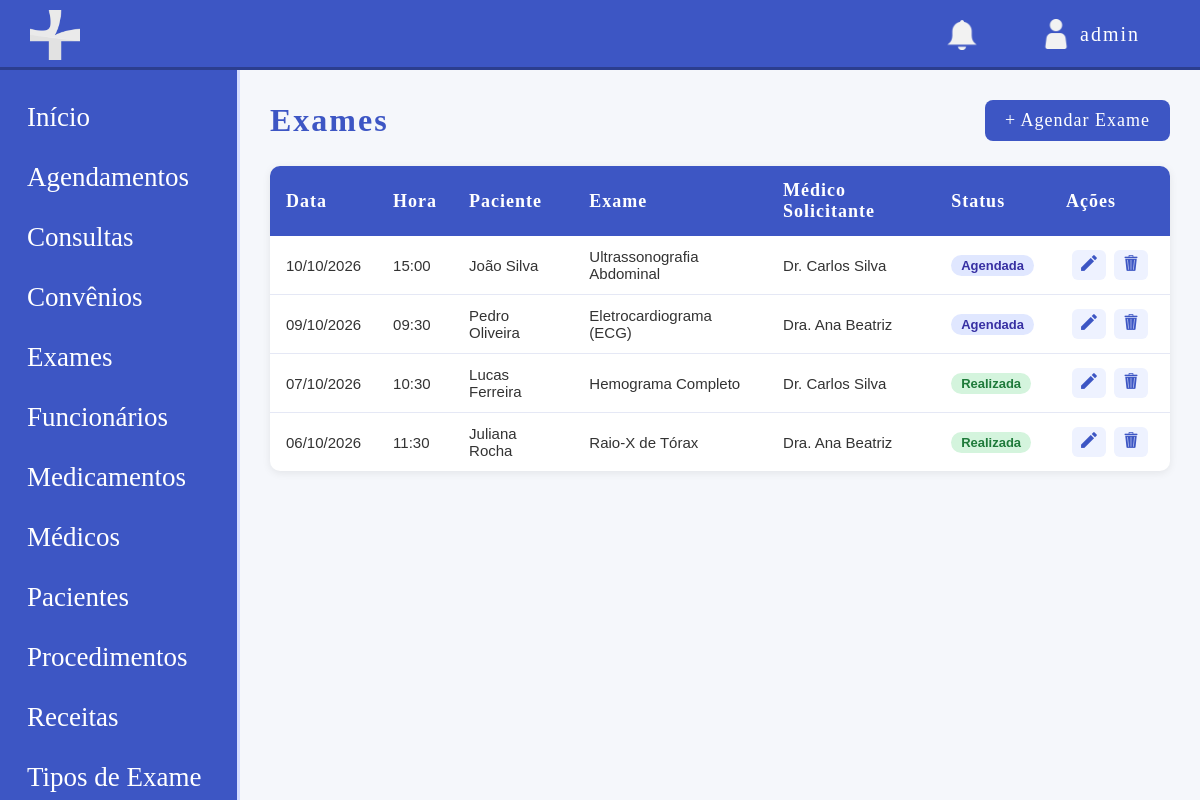
Screenshot of /modulos/exames/listar_exame.php (signed in) with the database file from the repository.
### tables this page shows
CREATE TABLE exame (
    id INT UNSIGNED NOT NULL AUTO_INCREMENT,
    id_consulta INT UNSIGNED NOT NULL,
    id_tipo INT UNSIGNED NOT NULL,
    data_realizacao DATE NOT NULL,
    hora_realizacao TIME NOT NULL,
    resultado TEXT,
    status ENUM('Agendada', 'Realizada', 'Cancelada') NOT NULL,
    observacoes TEXT,
    data_registro TIMESTAMP DEFAULT CURRENT_TIMESTAMP,
    PRIMARY KEY (id),
    KEY FK_exame_consulta (id_consulta),
    KEY FK_exame_tipoexame (id_tipo),
    CONSTRAINT FK_exame_consulta FOREIGN KEY (id_consulta) REFERENCES consulta (id),
    CONSTRAINT FK_exame_tipoexame FOREIGN KEY (id_tipo) REFERENCES tipo_exame (id)
);

CREATE TABLE paciente (
    id INT UNSIGNED NOT NULL AUTO_INCREMENT,
    id_convenio INT UNSIGNED DEFAULT NULL,
    nome VARCHAR(50) NOT NULL,
    email VARCHAR(100) NOT NULL,
    cpf CHAR(14) NOT NULL,
    rg VARCHAR(20) NOT NULL,
    data_nascimento DATE NOT NULL,
    telefone VARCHAR(20) NOT NULL,
    cep CHAR(9) NOT NULL,
    estado VARCHAR(50) NOT NULL,
    cidade VARCHAR(50) NOT NULL,
    bairro VARCHAR(50) NOT NULL,
    rua VARCHAR(200) NOT NULL,
    numero VARCHAR(15) NOT NULL,
    numero_convenio VARCHAR(30) DEFAULT NULL,
    condicoes_especiais TEXT,
    status ENUM('ATIVO', 'INATIVO') NOT NULL DEFAULT 'ATIVO',
    data_registro TIMESTAMP DEFAULT CURRENT_TIMESTAMP,
    PRIMARY KEY (id),
    UNIQUE KEY cpf (cpf),
    UNIQUE KEY rg (rg),
    KEY fk_paciente_convenio (id_convenio),
    CONSTRAINT fk_paciente_convenio FOREIGN KEY (id_convenio) REFERENCES convenio (id)
);

CREATE TABLE tipo_exame (
    id INT UNSIGNED NOT NULL AUTO_INCREMENT,
    nome VARCHAR(100) NOT NULL,
    ativo TINYINT(1) NOT NULL DEFAULT 1,
    data_registro TIMESTAMP DEFAULT CURRENT_TIMESTAMP,
    PRIMARY KEY (id),
    UNIQUE KEY nome (nome)
);

CREATE TABLE medico (
    id INT UNSIGNED NOT NULL AUTO_INCREMENT,
    nome VARCHAR(50) NOT NULL,
    email VARCHAR(100) NOT NULL,
    crm VARCHAR(20) NOT NULL,
    especialidade VARCHAR(50) DEFAULT NULL,
    cpf CHAR(14) NOT NULL,
    rg VARCHAR(20) NOT NULL,
    data_nascimento DATE NOT NULL,
    telefone VARCHAR(20) NOT NULL,
    cep CHAR(9) NOT NULL,
    estado VARCHAR(50) NOT NULL,
    cidade VARCHAR(50) NOT NULL,
    bairro VARCHAR(50) NOT NULL,
    rua VARCHAR(200) NOT NULL,
    numero VARCHAR(15) NOT NULL,
    salario DECIMAL(10,2) NOT NULL,
    status ENUM('ATIVO', 'INATIVO') NOT NULL DEFAULT 'ATIVO',
    data_registro TIMESTAMP DEFAULT CURRENT_TIMESTAMP,
    PRIMARY KEY (id),
    UNIQUE KEY CRMS (crm),
    UNIQUE KEY cpf (cpf),
    UNIQUE KEY rg (rg)
);

### modulos/exames/listar_exame.php (the view, shortened to what this page needs)
<?php
require '../../config/conexao.php';
$base = '/site-clinicamedica';
$sql = "SELECT e.*,
               t.nome AS nome_tipo,
               p.nome AS nome_paciente,
               m.nome AS nome_medico,
               e.data_realizacao, e.hora_realizacao
        FROM exame e
        JOIN tipo_exame t ON e.id_tipo = t.id
        JOIN consulta c ON e.id_consulta = c.id
        JOIN paciente p ON c.id_paciente = p.id
        JOIN medico m ON c.id_medico = m.id
        ORDER BY e.data_realizacao DESC, e.hora_realizacao DESC";
$exames = $pdo->query($sql)->fetchAll();
?>
<!DOCTYPE html>
<html lang="pt-br">
<head>
    <link rel="stylesheet" href="<?php echo $base; ?>/css/style.css">
</head>
<body class="dashbody">
    <?php include '../../includes/header.php'; ?>
    <div class="layout">
        <?php include '../../includes/sidebar.php'; ?>
        <main class="main">
            <div class="pagina-topo">
                <h1>Exames</h1>
                <a href="agendar_exame.php" class="btn-novo">+ Agendar Exame</a>
            </div>
            <?php if (count($exames) === 0): ?>
                <div class="vazio">
                    <p>Nenhum exame agendado ou realizado ainda.</p>
                    <a href="agendar_exame.php" class="btn-novo">Agendar o primeiro</a>
                </div>
            <?php else: ?>
                <table class="tabela">
                    <thead>
                        <tr>
                            <th>Data</th>
                            <th>Hora</th>
                            <th>Paciente</th>
                            <th>Exame</th>
                            <th>Médico Solicitante</th>
                            <th>Status</th>
                            <th style="width: 120px;">Ações</th>
                        </tr>
                    </thead>
                    <tbody>
                        <?php foreach ($exames as $e): ?>
                            <tr class="<?php echo $e['status'] === 'Cancelada' ? 'linha-inativa' : ''; ?>">
                                <td><?php echo date('d/m/Y', strtotime($e['data_realizacao'])); ?></td>
                                <td><?php echo substr($e['hora_realizacao'], 0, 5); ?></td>
                                <td><?php echo htmlspecialchars($e['nome_paciente']); ?></td>
                                <td><?php echo htmlspecialchars($e['nome_tipo']); ?></td>
                                <td><?php echo htmlspecialchars($e['nome_medico']); ?></td>
                                <td>
                                    <?php if ($e['status'] === 'Agendada'): ?>
                                        <span class="tag" style="background: #e0e7ff; color: #3730a3;">Agendada</span>
                                    <?php elseif ($e['status'] === 'Realizada'): ?>
                                        <span class="tag tag-ativo">Realizada</span>
                                    <?php else: ?>
                                        <span class="tag tag-inativo">Cancelada</span>
                                    <?php endif; ?>
                                </td>
                                <td class="acoes">
                                    <a href="remarcar_exame.php?id=<?php echo $e['id']; ?>" class="btn-acao" title="Editar">
                                        <img src="../../img/editar_icon.png" class="iconeacao" alt="Editar">
                                    </a>
                                    <a href="excluir_exame.php?id=<?php echo $e['id']; ?>"
                                       class="btn-acao btn-excluir"
                                       title="Excluir"
                                       onclick="return confirm('Tem certeza que deseja excluir este exame?');">
                                        <img src="../../img/excluir_icon.png" class="iconeacao" alt="Excluir">
                                    </a>
                                </td>
                            </tr>
                        <?php endforeach; ?>
                    </tbody>
                </table>
            <?php endif; ?>
        </main>
    </div>
</body>
</html>

### css/style.css (style rules this page uses)
* { margin: 0; padding: 0; box-sizing: border-box; }
body { font-family: Arial, sans-serif; background-color: #f5f7fb; color: #3d56c4; }
.layout { display: flex; }
.main { margin-left: 240px; padding: 100px 30px 30px; width: calc(100% - 240px); min-height: 100vh; }
.pagina-topo { display: flex; justify-content: space-between; align-items: center; margin-bottom: 25px; }
.pagina-topo h1 { font-family: 'Coolvetica'; font-size: 32px; color: #3d56c4; letter-spacing: 2px; }
.btn-novo { background-color: #3d56c4; color: white; text-decoration: none; padding: 10px 20px; border-radius: 8px; font-family: 'Coolvetica'; font-size: 18px; letter-spacing: 1px; transition: 0.2s; }
.tabela { width: 100%; border-collapse: collapse; background-color: white; border-radius: 10px; overflow: hidden; box-shadow: 0 2px 8px rgba(0,0,0,0.08); }
.tabela thead { background-color: #3d56c4; }
.tabela th { color: white; font-family: 'Coolvetica'; font-size: 18px; letter-spacing: 1px; padding: 14px 16px; text-align: left; }
.tabela td { padding: 12px 16px; border-bottom: 1px solid #e5e8f5; color: #333; font-size: 15px; }
.tabela tbody tr:last-child td { border-bottom: none; }
.tag { display: inline-block; padding: 3px 10px; border-radius: 12px; font-size: 13px; font-weight: 600; }
.tag-ativo { background-color: #d4f4dd; color: #1e7a3a; }
.acoes { text-align: center; white-space: nowrap; }
.btn-acao { display: inline-block; padding: 5px 9px; margin: 0 2px; border-radius: 6px; text-decoration: none; font-size: 16px; background-color: #eef2ff; transition: 0.2s; }
.iconeacao { width: 16px; height: 16px; }

### rows the page displays
exame: data_realizacao "10/10/2026", hora_realizacao "15:00", paciente.nome "João Silva", id_tipo.nome "Ultrassonografia Abdominal", medico.nome "Dr. Carlos Silva", status "Agendada"
exame: data_realizacao "09/10/2026", hora_realizacao "09:30", paciente.nome "Pedro Oliveira", id_tipo.nome "Eletrocardiograma (ECG)", medico.nome "Dra. Ana Beatriz", status "Agendada"
exame: data_realizacao "07/10/2026", hora_realizacao "10:30", paciente.nome "Lucas Ferreira", id_tipo.nome "Hemograma Completo", medico.nome "Dr. Carlos Silva", status "Realizada"
exame: data_realizacao "06/10/2026", hora_realizacao "11:30", paciente.nome "Juliana Rocha", id_tipo.nome "Raio-X de Tórax", medico.nome "Dra. Ana Beatriz", status "Realizada"

### other values shown
$nome_usuario "admin"
